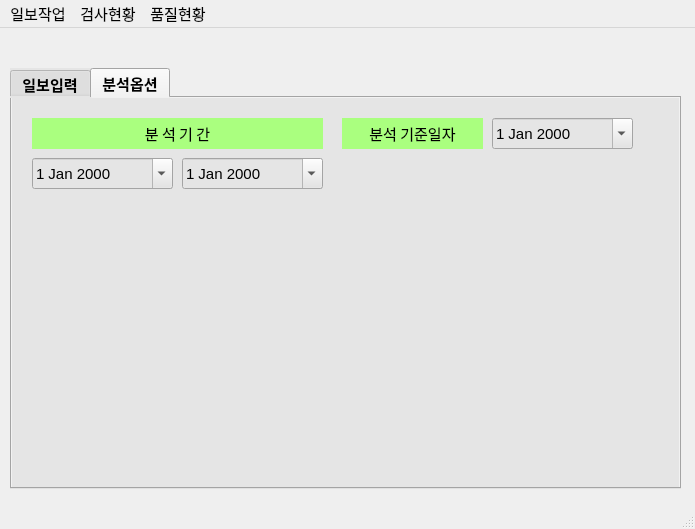
<?xml version="1.0" encoding="UTF-8"?>
<ui version="4.0">
 <class>MainWindow</class>
 <widget class="QMainWindow" name="MainWindow">
  <property name="geometry">
   <rect>
    <x>0</x>
    <y>0</y>
    <width>695</width>
    <height>529</height>
   </rect>
  </property>
  <property name="font">
   <font>
    <family>Arial</family>
    <pointsize>11</pointsize>
   </font>
  </property>
  <property name="windowTitle">
   <string>MainWindow</string>
  </property>
  <widget class="QWidget" name="centralwidget">
   <widget class="QTabWidget" name="tabWidget">
    <property name="geometry">
     <rect>
      <x>10</x>
      <y>40</y>
      <width>671</width>
      <height>421</height>
     </rect>
    </property>
    <property name="font">
     <font>
      <pointsize>11</pointsize>
      <weight>75</weight>
      <bold>true</bold>
     </font>
    </property>
    <property name="styleSheet">
     <string notr="true">background-color: rgb(229, 229, 229);</string>
    </property>
    <property name="currentIndex">
     <number>1</number>
    </property>
    <widget class="QWidget" name="tab">
     <attribute name="title">
      <string>일보입력</string>
     </attribute>
     <widget class="QPushButton" name="pushButton_3">
      <property name="geometry">
       <rect>
        <x>500</x>
        <y>340</y>
        <width>151</width>
        <height>41</height>
       </rect>
      </property>
      <property name="font">
       <font>
        <pointsize>11</pointsize>
       </font>
      </property>
      <property name="text">
       <string>직전일보 불러오기</string>
      </property>
     </widget>
     <widget class="QPushButton" name="pushButton_2">
      <property name="geometry">
       <rect>
        <x>350</x>
        <y>340</y>
        <width>141</width>
        <height>41</height>
       </rect>
      </property>
      <property name="font">
       <font>
        <pointsize>11</pointsize>
       </font>
      </property>
      <property name="text">
       <string>일보 저장</string>
      </property>
     </widget>
     <widget class="QPushButton" name="pushButton">
      <property name="geometry">
       <rect>
        <x>180</x>
        <y>340</y>
        <width>151</width>
        <height>41</height>
       </rect>
      </property>
      <property name="font">
       <font>
        <pointsize>11</pointsize>
       </font>
      </property>
      <property name="text">
       <string>초기값 입력</string>
      </property>
     </widget>
     <widget class="QComboBox" name="qt_HOGI">
      <property name="geometry">
       <rect>
        <x>120</x>
        <y>40</y>
        <width>141</width>
        <height>31</height>
       </rect>
      </property>
      <property name="font">
       <font>
        <family>Arial</family>
        <pointsize>11</pointsize>
       </font>
      </property>
      <property name="styleSheet">
       <string notr="true">font: 11pt &quot;Arial&quot;;</string>
      </property>
      <property name="editable">
       <bool>true</bool>
      </property>
     </widget>
     <widget class="QLabel" name="label">
      <property name="geometry">
       <rect>
        <x>10</x>
        <y>40</y>
        <width>101</width>
        <height>31</height>
       </rect>
      </property>
      <property name="font">
       <font>
        <family>굴림체</family>
        <pointsize>11</pointsize>
       </font>
      </property>
      <property name="styleSheet">
       <string notr="true">background-color: rgb(255, 170, 127);</string>
      </property>
      <property name="text">
       <string>호기</string>
      </property>
      <property name="alignment">
       <set>Qt::AlignCenter</set>
      </property>
     </widget>
     <widget class="QLabel" name="label_3">
      <property name="geometry">
       <rect>
        <x>10</x>
        <y>80</y>
        <width>101</width>
        <height>31</height>
       </rect>
      </property>
      <property name="font">
       <font>
        <family>굴림체</family>
        <pointsize>11</pointsize>
       </font>
      </property>
      <property name="styleSheet">
       <string notr="true">background-color: rgb(170, 255, 127);</string>
      </property>
      <property name="text">
       <string>생산일자</string>
      </property>
      <property name="alignment">
       <set>Qt::AlignCenter</set>
      </property>
     </widget>
     <widget class="QDateEdit" name="Product_Date">
      <property name="geometry">
       <rect>
        <x>120</x>
        <y>80</y>
        <width>141</width>
        <height>31</height>
       </rect>
      </property>
      <property name="font">
       <font>
        <pointsize>11</pointsize>
       </font>
      </property>
      <property name="calendarPopup">
       <bool>true</bool>
      </property>
     </widget>
     <widget class="QLabel" name="label_4">
      <property name="geometry">
       <rect>
        <x>10</x>
        <y>210</y>
        <width>641</width>
        <height>31</height>
       </rect>
      </property>
      <property name="font">
       <font>
        <family>굴림체</family>
        <pointsize>12</pointsize>
       </font>
      </property>
      <property name="styleSheet">
       <string notr="true">background-color: rgb(85, 255, 255);</string>
      </property>
      <property name="text">
       <string>제  품  규  격</string>
      </property>
      <property name="alignment">
       <set>Qt::AlignCenter</set>
      </property>
     </widget>
     <widget class="QComboBox" name="qt_PJ">
      <property name="geometry">
       <rect>
        <x>10</x>
        <y>250</y>
        <width>81</width>
        <height>31</height>
       </rect>
      </property>
      <property name="font">
       <font>
        <family>굴림체</family>
        <pointsize>11</pointsize>
        <weight>50</weight>
        <italic>false</italic>
        <bold>false</bold>
       </font>
      </property>
      <property name="styleSheet">
       <string notr="true">background-color: rgb(255, 255, 205);
font: 11pt &quot;굴림체&quot;;</string>
      </property>
      <property name="editable">
       <bool>true</bool>
      </property>
     </widget>
     <widget class="QComboBox" name="qt_Thick">
      <property name="geometry">
       <rect>
        <x>120</x>
        <y>250</y>
        <width>81</width>
        <height>31</height>
       </rect>
      </property>
      <property name="font">
       <font>
        <family>굴림체</family>
        <pointsize>11</pointsize>
        <weight>50</weight>
        <italic>false</italic>
        <bold>false</bold>
       </font>
      </property>
      <property name="styleSheet">
       <string notr="true">background-color: rgb(255, 255, 205);
font: 11pt &quot;굴림체&quot;;</string>
      </property>
      <property name="editable">
       <bool>true</bool>
      </property>
     </widget>
     <widget class="QComboBox" name="qt_Width">
      <property name="geometry">
       <rect>
        <x>210</x>
        <y>250</y>
        <width>81</width>
        <height>31</height>
       </rect>
      </property>
      <property name="font">
       <font>
        <family>굴림체</family>
        <pointsize>11</pointsize>
        <weight>50</weight>
        <italic>false</italic>
        <bold>false</bold>
       </font>
      </property>
      <property name="styleSheet">
       <string notr="true">background-color: rgb(255, 255, 205);
font: 11pt &quot;굴림체&quot;;</string>
      </property>
      <property name="editable">
       <bool>true</bool>
      </property>
     </widget>
     <widget class="QComboBox" name="qt_Length1">
      <property name="geometry">
       <rect>
        <x>340</x>
        <y>250</y>
        <width>71</width>
        <height>31</height>
       </rect>
      </property>
      <property name="font">
       <font>
        <family>굴림체</family>
        <pointsize>11</pointsize>
        <weight>50</weight>
        <italic>false</italic>
        <bold>false</bold>
       </font>
      </property>
      <property name="styleSheet">
       <string notr="true">background-color: rgb(255, 255, 205);
font: 11pt &quot;굴림체&quot;;</string>
      </property>
      <property name="editable">
       <bool>true</bool>
      </property>
     </widget>
     <widget class="QComboBox" name="qt_Length2">
      <property name="geometry">
       <rect>
        <x>420</x>
        <y>250</y>
        <width>71</width>
        <height>31</height>
       </rect>
      </property>
      <property name="font">
       <font>
        <family>굴림체</family>
        <pointsize>11</pointsize>
        <weight>50</weight>
        <italic>false</italic>
        <bold>false</bold>
       </font>
      </property>
      <property name="styleSheet">
       <string notr="true">background-color: rgb(255, 255, 205);
font: 11pt &quot;굴림체&quot;;</string>
      </property>
      <property name="editable">
       <bool>true</bool>
      </property>
     </widget>
     <widget class="QComboBox" name="qt_Length3">
      <property name="geometry">
       <rect>
        <x>500</x>
        <y>250</y>
        <width>71</width>
        <height>31</height>
       </rect>
      </property>
      <property name="font">
       <font>
        <family>굴림체</family>
        <pointsize>11</pointsize>
        <weight>50</weight>
        <italic>false</italic>
        <bold>false</bold>
       </font>
      </property>
      <property name="styleSheet">
       <string notr="true">background-color: rgb(255, 255, 205);
font: 11pt &quot;굴림체&quot;;</string>
      </property>
      <property name="editable">
       <bool>true</bool>
      </property>
     </widget>
     <widget class="QComboBox" name="qt_Length4">
      <property name="geometry">
       <rect>
        <x>580</x>
        <y>250</y>
        <width>71</width>
        <height>31</height>
       </rect>
      </property>
      <property name="font">
       <font>
        <family>굴림체</family>
        <pointsize>11</pointsize>
        <weight>50</weight>
        <italic>false</italic>
        <bold>false</bold>
       </font>
      </property>
      <property name="styleSheet">
       <string notr="true">background-color: rgb(255, 255, 205);
font: 11pt &quot;굴림체&quot;;</string>
      </property>
      <property name="editable">
       <bool>true</bool>
      </property>
     </widget>
     <widget class="QPushButton" name="pushButton_4">
      <property name="geometry">
       <rect>
        <x>560</x>
        <y>290</y>
        <width>91</width>
        <height>31</height>
       </rect>
      </property>
      <property name="font">
       <font>
        <pointsize>11</pointsize>
       </font>
      </property>
      <property name="styleSheet">
       <string notr="true">color: rgb(85, 85, 255);</string>
      </property>
      <property name="text">
       <string>규격변경</string>
      </property>
     </widget>
     <widget class="QLabel" name="label_5">
      <property name="geometry">
       <rect>
        <x>460</x>
        <y>80</y>
        <width>80</width>
        <height>31</height>
       </rect>
      </property>
      <property name="font">
       <font>
        <family>굴림체</family>
        <pointsize>11</pointsize>
       </font>
      </property>
      <property name="styleSheet">
       <string notr="true">background-color: rgb(170, 255, 127);</string>
      </property>
      <property name="text">
       <string>검사원</string>
      </property>
      <property name="alignment">
       <set>Qt::AlignCenter</set>
      </property>
     </widget>
     <widget class="QLabel" name="label_6">
      <property name="geometry">
       <rect>
        <x>30</x>
        <y>160</y>
        <width>80</width>
        <height>31</height>
       </rect>
      </property>
      <property name="font">
       <font>
        <family>굴림체</family>
        <pointsize>11</pointsize>
       </font>
      </property>
      <property name="styleSheet">
       <string notr="true">background-color: rgb(170, 255, 127);</string>
      </property>
      <property name="text">
       <string>반</string>
      </property>
      <property name="alignment">
       <set>Qt::AlignCenter</set>
      </property>
     </widget>
     <widget class="QLabel" name="label_7">
      <property name="geometry">
       <rect>
        <x>30</x>
        <y>120</y>
        <width>80</width>
        <height>31</height>
       </rect>
      </property>
      <property name="font">
       <font>
        <family>굴림체</family>
        <pointsize>11</pointsize>
       </font>
      </property>
      <property name="styleSheet">
       <string notr="true">background-color: rgb(170, 255, 127);</string>
      </property>
      <property name="text">
       <string>교대구분</string>
      </property>
      <property name="alignment">
       <set>Qt::AlignCenter</set>
      </property>
     </widget>
     <widget class="QLabel" name="label_8">
      <property name="geometry">
       <rect>
        <x>460</x>
        <y>40</y>
        <width>80</width>
        <height>31</height>
       </rect>
      </property>
      <property name="font">
       <font>
        <family>굴림체</family>
        <pointsize>11</pointsize>
       </font>
      </property>
      <property name="styleSheet">
       <string notr="true">background-color: rgb(170, 255, 127);</string>
      </property>
      <property name="text">
       <string>날씨</string>
      </property>
      <property name="alignment">
       <set>Qt::AlignCenter</set>
      </property>
     </widget>
     <widget class="QComboBox" name="qt_Weather">
      <property name="geometry">
       <rect>
        <x>550</x>
        <y>40</y>
        <width>101</width>
        <height>31</height>
       </rect>
      </property>
      <property name="font">
       <font>
        <family>굴림체</family>
        <pointsize>11</pointsize>
        <weight>50</weight>
        <italic>false</italic>
        <bold>false</bold>
       </font>
      </property>
      <property name="styleSheet">
       <string notr="true">font: 11pt &quot;굴림체&quot;;</string>
      </property>
      <property name="editable">
       <bool>true</bool>
      </property>
     </widget>
     <widget class="QComboBox" name="qt_Shift">
      <property name="geometry">
       <rect>
        <x>120</x>
        <y>120</y>
        <width>101</width>
        <height>31</height>
       </rect>
      </property>
      <property name="font">
       <font>
        <family>굴림체</family>
        <pointsize>11</pointsize>
        <weight>50</weight>
        <italic>false</italic>
        <bold>false</bold>
       </font>
      </property>
      <property name="styleSheet">
       <string notr="true">font: 11pt &quot;굴림체&quot;;</string>
      </property>
      <property name="editable">
       <bool>true</bool>
      </property>
     </widget>
     <widget class="QComboBox" name="qt_BAN">
      <property name="geometry">
       <rect>
        <x>120</x>
        <y>160</y>
        <width>101</width>
        <height>31</height>
       </rect>
      </property>
      <property name="font">
       <font>
        <family>굴림체</family>
        <pointsize>11</pointsize>
        <weight>50</weight>
        <italic>false</italic>
        <bold>false</bold>
       </font>
      </property>
      <property name="styleSheet">
       <string notr="true">font: 11pt &quot;굴림체&quot;;</string>
      </property>
      <property name="editable">
       <bool>true</bool>
      </property>
     </widget>
     <widget class="QComboBox" name="qt_Worker">
      <property name="geometry">
       <rect>
        <x>550</x>
        <y>80</y>
        <width>101</width>
        <height>31</height>
       </rect>
      </property>
      <property name="font">
       <font>
        <family>굴림체</family>
        <pointsize>11</pointsize>
        <weight>50</weight>
        <italic>false</italic>
        <bold>false</bold>
       </font>
      </property>
      <property name="styleSheet">
       <string notr="true">font: 11pt &quot;굴림체&quot;;</string>
      </property>
      <property name="editable">
       <bool>true</bool>
      </property>
     </widget>
     <widget class="QPushButton" name="pushButton_5">
      <property name="geometry">
       <rect>
        <x>10</x>
        <y>340</y>
        <width>161</width>
        <height>41</height>
       </rect>
      </property>
      <property name="font">
       <font>
        <pointsize>11</pointsize>
       </font>
      </property>
      <property name="styleSheet">
       <string notr="true">color: rgb(255, 0, 0);</string>
      </property>
      <property name="text">
       <string>일보 양식 불러오기</string>
      </property>
     </widget>
    </widget>
    <widget class="QWidget" name="tab_2">
     <attribute name="title">
      <string>분석옵션</string>
     </attribute>
     <widget class="QDateEdit" name="From_Date">
      <property name="geometry">
       <rect>
        <x>20</x>
        <y>60</y>
        <width>141</width>
        <height>31</height>
       </rect>
      </property>
      <property name="font">
       <font>
        <pointsize>11</pointsize>
       </font>
      </property>
      <property name="calendarPopup">
       <bool>true</bool>
      </property>
     </widget>
     <widget class="QLabel" name="label_9">
      <property name="geometry">
       <rect>
        <x>20</x>
        <y>20</y>
        <width>291</width>
        <height>31</height>
       </rect>
      </property>
      <property name="font">
       <font>
        <family>굴림체</family>
        <pointsize>11</pointsize>
       </font>
      </property>
      <property name="styleSheet">
       <string notr="true">background-color: rgb(170, 255, 127);</string>
      </property>
      <property name="text">
       <string>분 석 기 간</string>
      </property>
      <property name="alignment">
       <set>Qt::AlignCenter</set>
      </property>
     </widget>
     <widget class="QDateEdit" name="To_Date">
      <property name="geometry">
       <rect>
        <x>170</x>
        <y>60</y>
        <width>141</width>
        <height>31</height>
       </rect>
      </property>
      <property name="font">
       <font>
        <pointsize>11</pointsize>
       </font>
      </property>
      <property name="calendarPopup">
       <bool>true</bool>
      </property>
     </widget>
     <widget class="QLabel" name="label_10">
      <property name="geometry">
       <rect>
        <x>330</x>
        <y>20</y>
        <width>141</width>
        <height>31</height>
       </rect>
      </property>
      <property name="font">
       <font>
        <family>굴림체</family>
        <pointsize>11</pointsize>
       </font>
      </property>
      <property name="styleSheet">
       <string notr="true">background-color: rgb(170, 255, 127);</string>
      </property>
      <property name="text">
       <string>분석 기준일자</string>
      </property>
      <property name="alignment">
       <set>Qt::AlignCenter</set>
      </property>
     </widget>
     <widget class="QDateEdit" name="Base_Date">
      <property name="geometry">
       <rect>
        <x>480</x>
        <y>20</y>
        <width>141</width>
        <height>31</height>
       </rect>
      </property>
      <property name="font">
       <font>
        <pointsize>11</pointsize>
       </font>
      </property>
      <property name="calendarPopup">
       <bool>true</bool>
      </property>
     </widget>
    </widget>
   </widget>
  </widget>
  <widget class="QMenuBar" name="menubar">
   <property name="geometry">
    <rect>
     <x>0</x>
     <y>0</y>
     <width>695</width>
     <height>21</height>
    </rect>
   </property>
   <widget class="QMenu" name="menu">
    <property name="title">
     <string>일보작업</string>
    </property>
    <addaction name="actionDB_CHK"/>
    <addaction name="actionReport_Print_CHK"/>
    <addaction name="actionReport_Print"/>
    <addaction name="actionReport_Print_total"/>
    <addaction name="actionOpen_Report"/>
    <addaction name="actionReport_Save"/>
    <addaction name="actionDel_Report"/>
   </widget>
   <widget class="QMenu" name="menu_2">
    <property name="title">
     <string>검사현황</string>
    </property>
    <addaction name="actionInitialize"/>
    <addaction name="actionProduct_Day_List"/>
    <addaction name="actionMSB"/>
    <addaction name="actionDaily_Report"/>
   </widget>
   <widget class="QMenu" name="menu_3">
    <property name="title">
     <string>품질현황</string>
    </property>
    <addaction name="actionQC_Init"/>
    <addaction name="actionQuality"/>
    <addaction name="actionControl_Run"/>
   </widget>
   <addaction name="menu"/>
   <addaction name="menu_2"/>
   <addaction name="menu_3"/>
  </widget>
  <widget class="QStatusBar" name="statusbar"/>
  <action name="actionMSB">
   <property name="text">
    <string>미선별현황</string>
   </property>
   <property name="font">
    <font>
     <family>굴림체</family>
     <pointsize>9</pointsize>
    </font>
   </property>
  </action>
  <action name="actionProduct_Day_List">
   <property name="text">
    <string>검사현황</string>
   </property>
   <property name="font">
    <font>
     <family>굴림체</family>
     <pointsize>9</pointsize>
    </font>
   </property>
  </action>
  <action name="actionDB_CHK">
   <property name="text">
    <string>DB_CHK</string>
   </property>
   <property name="font">
    <font>
     <family>굴림체</family>
     <pointsize>9</pointsize>
    </font>
   </property>
  </action>
  <action name="actionDay_Hogi_Inspection">
   <property name="text">
    <string>일자별_호기별_검사현황</string>
   </property>
  </action>
  <action name="actionDay_Size_Hogi_MSB">
   <property name="text">
    <string>일자별_규격별_호기별_미선별현황</string>
   </property>
  </action>
  <action name="actionQuality">
   <property name="text">
    <string>품질현황</string>
   </property>
   <property name="font">
    <font/>
   </property>
  </action>
  <action name="actionControl_Run">
   <property name="text">
    <string>관리도</string>
   </property>
  </action>
  <action name="actionDaily_Report">
   <property name="text">
    <string>일간보고</string>
   </property>
  </action>
  <action name="actionInitialize">
   <property name="text">
    <string>검사_미선별_초기화</string>
   </property>
  </action>
  <action name="actionQC_Init">
   <property name="text">
    <string>품질현황_초기화</string>
   </property>
  </action>
  <action name="actionReport_Print">
   <property name="text">
    <string>일보인쇄_선택</string>
   </property>
  </action>
  <action name="actionReport_Print_CHK">
   <property name="text">
    <string>일보인쇄체크</string>
   </property>
  </action>
  <action name="actionReport_Print_total">
   <property name="text">
    <string>일보인쇄_기간전체</string>
   </property>
  </action>
  <action name="actionOpen_Report">
   <property name="text">
    <string>일보열기</string>
   </property>
  </action>
  <action name="actionReport_Save">
   <property name="text">
    <string>일보수정내용저장</string>
   </property>
  </action>
  <action name="actionDel_Report">
   <property name="text">
    <string>선택일보_삭제</string>
   </property>
  </action>
 </widget>
 <resources/>
 <connections>
  <connection>
   <sender>menubar</sender>
   <signal>triggered(QAction*)</signal>
   <receiver>MainWindow</receiver>
   <slot>MENU_Action(QAction*)</slot>
   <hints>
    <hint type="sourcelabel">
     <x>492</x>
     <y>19</y>
    </hint>
    <hint type="destinationlabel">
     <x>492</x>
     <y>67</y>
    </hint>
   </hints>
  </connection>
  <connection>
   <sender>pushButton_4</sender>
   <signal>clicked()</signal>
   <receiver>MainWindow</receiver>
   <slot>Job_Change()</slot>
   <hints>
    <hint type="sourcelabel">
     <x>658</x>
     <y>401</y>
    </hint>
    <hint type="destinationlabel">
     <x>492</x>
     <y>399</y>
    </hint>
   </hints>
  </connection>
  <connection>
   <sender>pushButton_5</sender>
   <signal>clicked()</signal>
   <receiver>MainWindow</receiver>
   <slot>Load_xl_Form()</slot>
   <hints>
    <hint type="sourcelabel">
     <x>182</x>
     <y>468</y>
    </hint>
    <hint type="destinationlabel">
     <x>118</x>
     <y>467</y>
    </hint>
   </hints>
  </connection>
  <connection>
   <sender>pushButton</sender>
   <signal>clicked()</signal>
   <receiver>MainWindow</receiver>
   <slot>Input_xl_Init_Value()</slot>
   <hints>
    <hint type="sourcelabel">
     <x>192</x>
     <y>468</y>
    </hint>
    <hint type="destinationlabel">
     <x>117</x>
     <y>467</y>
    </hint>
   </hints>
  </connection>
  <connection>
   <sender>pushButton_2</sender>
   <signal>clicked()</signal>
   <receiver>MainWindow</receiver>
   <slot>Save_to_Pickle()</slot>
   <hints>
    <hint type="sourcelabel">
     <x>362</x>
     <y>468</y>
    </hint>
    <hint type="destinationlabel">
     <x>353</x>
     <y>467</y>
    </hint>
   </hints>
  </connection>
  <connection>
   <sender>pushButton_3</sender>
   <signal>clicked()</signal>
   <receiver>MainWindow</receiver>
   <slot>Read_from_Pickle()</slot>
   <hints>
    <hint type="sourcelabel">
     <x>512</x>
     <y>468</y>
    </hint>
    <hint type="destinationlabel">
     <x>492</x>
     <y>467</y>
    </hint>
   </hints>
  </connection>
  <connection>
   <sender>qt_Length1</sender>
   <signal>currentTextChanged(QString)</signal>
   <receiver>MainWindow</receiver>
   <slot>Combo_Length1_changed()</slot>
   <hints>
    <hint type="sourcelabel">
     <x>372</x>
     <y>357</y>
    </hint>
    <hint type="destinationlabel">
     <x>405</x>
     <y>501</y>
    </hint>
   </hints>
  </connection>
 </connections>
 <slots>
  <slot>Write_xl_Report()</slot>
  <slot>Read_from_Pickle()</slot>
  <slot>Save_to_Pickle()</slot>
  <slot>MENU_Action(QAction*)</slot>
  <slot>Add_Report()</slot>
  <slot>Job_Change()</slot>
  <slot>Load_xl_Form()</slot>
  <slot>Input_xl_Init_Value()</slot>
  <slot>ReWrite_from_Pickle()</slot>
  <slot>Combo_Length1_changed()</slot>
  <slot>Delete_db()</slot>
 </slots>
</ui>
